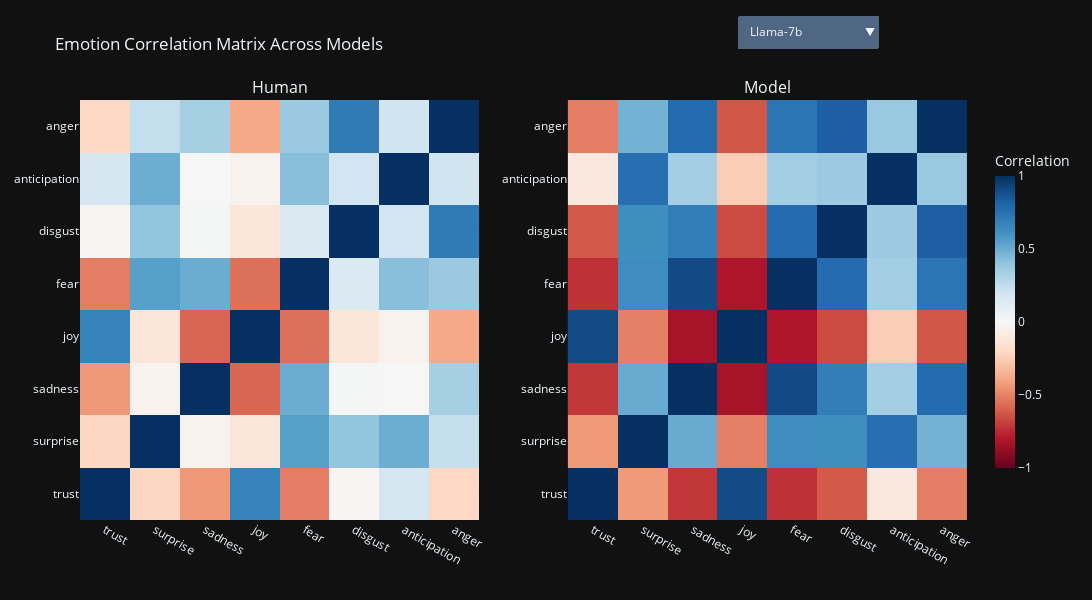

Source (notebook cell):
### Markdown cell above
## 4. Emotion Correlation Analysis

### Code cell
def visualize_correlation_matrix():
    fig = make_subplots(rows=1, cols=2, subplot_titles=["Human", "Model"])
    for i, row in concated_example_df.iterrows():
        tmp_dict = row[plutchik_emotions].to_dict()
        emotion_df = pd.DataFrame(tmp_dict)
        correlation_matrix = emotion_df.corr()
        fig.add_trace(go.Heatmap(
            z=correlation_matrix.values,
            x=plutchik_emotions,
            y=plutchik_emotions,
            name=row["Model"],
            colorscale="RdBu",
            coloraxis="coloraxis",
            showscale=(row["Model"] == "Human")
        ), row=1, col=1 if row["Model"] == "Human" else 2)
    buttons = [
        dict(
            label=model,
            method="update",
            args=[
                {
                    "visible": [
                        True if i == idx or concated_example_df['Model'].iloc[i] == "Human" else False
                        for i in range(len(concated_example_df))
                    ]
                }
            ]
        )
        for idx, model in enumerate(concated_example_df["Model"].unique()) if model != "Human"
    ]
    fig.update_layout(
        coloraxis=dict(
            colorscale="RdBu",
            cmin=-1,
            cmax=1,
            colorbar=dict(
                title="Correlation",
                thickness=20,
                len=0.8,
                x=1.02
            )
        ),
        updatemenus=[
            dict(
                buttons=buttons,
                direction="down",
                showactive=True,
                x=0.9,
                y=1.2
            )
        ],
        title="Emotion Correlation Matrix Across Models",
        height=600,
        width=1100,
        template="plotly_dark"
    )
    fig.show()

visualize_correlation_matrix()

### Figure 1 — Plotly figure (JSON) as saved in the notebook; plotly's stock layout.template omitted (floating-point values rounded to 4 significant figures)
{"data": [{"coloraxis": "coloraxis", "colorscale": [[0, "rgb(103,0,31)"], [0.1, "rgb(178,24,43)"], [0.2, "rgb(214,96,77)"], [0.3, "rgb(244,165,130)"], [0.4, "rgb(253,219,199)"], [0.5, "rgb(247,247,247)"], [0.6, "rgb(209,229,240)"], [0.7, "rgb(146,197,222)"], [0.8, "rgb(67,147,195)"], [0.9, "rgb(33,102,172)"], [1, "rgb(5,48,97)"]], "name": "Human", "showscale": true, "type": "heatmap", "x": ["trust", "surprise", "sadness", "joy", "fear", "disgust", "anticipation", "anger"], "xaxis": "x", "y": ["trust", "surprise", "sadness", "joy", "fear", "disgust", "anticipation", "anger"], "yaxis": "y", "z": [[1, -0.216, -0.4384, 0.6759, -0.5156, -0.02145, 0.1756, -0.2062], [-0.216, 1, -0.03235, -0.1281, 0.5481, 0.3998, 0.4968, 0.2435], [-0.4384, -0.03235, 1, -0.5813, 0.4982, 0.01437, -0.003839, 0.336], [0.6759, -0.1281, -0.5813, 1, -0.5538, -0.1231, -0.03622, -0.3854], [-0.5156, 0.5481, 0.4982, -0.5538, 1, 0.1484, 0.4235, 0.3729], [-0.02145, 0.3998, 0.01437, -0.1231, 0.1484, 1, 0.1968, 0.7132], [0.1756, 0.4968, -0.003839, -0.03622, 0.4235, 0.1968, 1, 0.1984], [-0.2062, 0.2435, 0.336, -0.3854, 0.3729, 0.7132, 0.1984, 1]]}, {"coloraxis": "coloraxis", "colorscale": [[0, "rgb(103,0,31)"], [0.1, "rgb(178,24,43)"], [0.2, "rgb(214,96,77)"], [0.3, "rgb(244,165,130)"], [0.4, "rgb(253,219,199)"], [0.5, "rgb(247,247,247)"], [0.6, "rgb(209,229,240)"], [0.7, "rgb(146,197,222)"], [0.8, "rgb(67,147,195)"], [0.9, "rgb(33,102,172)"], [1, "rgb(5,48,97)"]], "name": "Llama-7b", "showscale": false, "type": "heatmap", "x": ["trust", "surprise", "sadness", "joy", "fear", "disgust", "anticipation", "anger"], "xaxis": "x2", "y": ["trust", "surprise", "sadness", "joy", "fear", "disgust", "anticipation", "anger"], "yaxis": "y2", "z": [[1, -0.4764, -0.4744, 0.6741, -0.415, -0.5568, 0.07848, -0.4549], [-0.4764, 1, 0.3966, -0.4146, 0.5023, 0.7234, 0.2729, 0.6705], [-0.4744, 0.3966, 1, -0.6732, 0.7701, 0.6358, 0.4215, 0.6776], [0.6741, -0.4146, -0.6732, 1, -0.6438, -0.6061, -0.2372, -0.6378], [-0.415, 0.5023, 0.7701, -0.6438, 1, 0.6141, 0.5824, 0.6486], [-0.5568, 0.7234, 0.6358, -0.6061, 0.6141, 1, 0.3318, 0.8772], [0.07848, 0.2729, 0.4215, -0.2372, 0.5824, 0.3318, 1, 0.4076], [-0.4549, 0.6705, 0.6776, -0.6378, 0.6486, 0.8772, 0.4076, 1]]}, {"coloraxis": "coloraxis", "colorscale": [[0, "rgb(103,0,31)"], [0.1, "rgb(178,24,43)"], [0.2, "rgb(214,96,77)"], [0.3, "rgb(244,165,130)"], [0.4, "rgb(253,219,199)"], [0.5, "rgb(247,247,247)"], [0.6, "rgb(209,229,240)"], [0.7, "rgb(146,197,222)"], [0.8, "rgb(67,147,195)"], [0.9, "rgb(33,102,172)"], [1, "rgb(5,48,97)"]], "name": "Mistral-7b", "showscale": false, "type": "heatmap", "x": ["trust", "surprise", "sadness", "joy", "fear", "disgust", "anticipation", "anger"], "xaxis": "x2", "y": ["trust", "surprise", "sadness", "joy", "fear", "disgust", "anticipation", "anger"], "yaxis": "y2", "z": [[1, -0.4044, -0.6092, 0.8308, -0.5993, -0.5834, -0.2804, -0.5603], [-0.4044, 1, 0.4561, -0.3966, 0.5132, 0.6043, 0.513, 0.4722], [-0.6092, 0.4561, 1, -0.7979, 0.8597, 0.8117, 0.7423, 0.7898], [0.8308, -0.3966, -0.7979, 1, -0.8164, -0.6697, -0.4435, -0.7156], [-0.5993, 0.5132, 0.8597, -0.8164, 1, 0.9067, 0.7075, 0.878], [-0.5834, 0.6043, 0.8117, -0.6697, 0.9067, 1, 0.6783, 0.8791], [-0.2804, 0.513, 0.7423, -0.4435, 0.7075, 0.6783, 1, 0.6842], [-0.5603, 0.4722, 0.7898, -0.7156, 0.878, 0.8791, 0.6842, 1]]}, {"coloraxis": "coloraxis", "colorscale": [[0, "rgb(103,0,31)"], [0.1, "rgb(178,24,43)"], [0.2, "rgb(214,96,77)"], [0.3, "rgb(244,165,130)"], [0.4, "rgb(253,219,199)"], [0.5, "rgb(247,247,247)"], [0.6, "rgb(209,229,240)"], [0.7, "rgb(146,197,222)"], [0.8, "rgb(67,147,195)"], [0.9, "rgb(33,102,172)"], [1, "rgb(5,48,97)"]], "name": "Beluga-13b", "showscale": false, "type": "heatmap", "x": ["trust", "surprise", "sadness", "joy", "fear", "disgust", "anticipation", "anger"], "xaxis": "x2", "y": ["trust", "surprise", "sadness", "joy", "fear", "disgust", "anticipation", "anger"], "yaxis": "y2", "z": [[1, -0.395, -0.5863, 0.7726, -0.6752, -0.6343, -0.3452, -0.5049], [-0.395, 1, 0.2471, -0.3414, 0.3346, 0.611, 0.6152, 0.5595], [-0.5863, 0.2471, 1, -0.7439, 0.8101, 0.5238, 0.5861, 0.639], [0.7726, -0.3414, -0.7439, 1, -0.7786, -0.5754, -0.6332, -0.6452], [-0.6752, 0.3346, 0.8101, -0.7786, 1, 0.5082, 0.5748, 0.7159], [-0.6343, 0.611, 0.5238, -0.5754, 0.5082, 1, 0.4394, 0.6747], [-0.3452, 0.6152, 0.5861, -0.6332, 0.5748, 0.4394, 1, 0.7601], [-0.5049, 0.5595, 0.639, -0.6452, 0.7159, 0.6747, 0.7601, 1]]}, {"coloraxis": "coloraxis", "colorscale": [[0, "rgb(103,0,31)"], [0.1, "rgb(178,24,43)"], [0.2, "rgb(214,96,77)"], [0.3, "rgb(244,165,130)"], [0.4, "rgb(253,219,199)"], [0.5, "rgb(247,247,247)"], [0.6, "rgb(209,229,240)"], [0.7, "rgb(146,197,222)"], [0.8, "rgb(67,147,195)"], [0.9, "rgb(33,102,172)"], [1, "rgb(5,48,97)"]], "name": "OrcaPlatypus-13b", "showscale": false, "type": "heatmap", "x": ["trust", "surprise", "sadness", "joy", "fear", "disgust", "anticipation", "anger"], "xaxis": "x2", "y": ["trust", "surprise", "sadness", "joy", "fear", "disgust", "anticipation", "anger"], "yaxis": "y2", "z": [[1, -0.5781, -0.3666, 0.6288, -0.3933, -0.6005, -0.3479, -0.635], [-0.5781, 1, 0.5311, -0.4447, 0.6754, 0.7779, 0.7223, 0.7261], [-0.3666, 0.5311, 1, -0.7007, 0.7354, 0.5333, 0.6871, 0.5189], [0.6288, -0.4447, -0.7007, 1, -0.6404, -0.5594, -0.5261, -0.5637], [-0.3933, 0.6754, 0.7354, -0.6404, 1, 0.7727, 0.7991, 0.4563], [-0.6005, 0.7779, 0.5333, -0.5594, 0.7727, 1, 0.6375, 0.741], [-0.3479, 0.7223, 0.6871, -0.5261, 0.7991, 0.6375, 1, 0.4297], [-0.635, 0.7261, 0.5189, -0.5637, 0.4563, 0.741, 0.4297, 1]]}, {"coloraxis": "coloraxis", "colorscale": [[0, "rgb(103,0,31)"], [0.1, "rgb(178,24,43)"], [0.2, "rgb(214,96,77)"], [0.3, "rgb(244,165,130)"], [0.4, "rgb(253,219,199)"], [0.5, "rgb(247,247,247)"], [0.6, "rgb(209,229,240)"], [0.7, "rgb(146,197,222)"], [0.8, "rgb(67,147,195)"], [0.9, "rgb(33,102,172)"], [1, "rgb(5,48,97)"]], "name": "LlamaInstruct-30b", "showscale": false, "type": "heatmap", "x": ["trust", "surprise", "sadness", "joy", "fear", "disgust", "anticipation", "anger"], "xaxis": "x2", "y": ["trust", "surprise", "sadness", "joy", "fear", "disgust", "anticipation", "anger"], "yaxis": "y2", "z": [[1, -0.7159, -0.7151, 0.847, -0.7206, -0.8093, -0.5987, -0.6181], [-0.7159, 1, 0.7111, -0.5532, 0.7412, 0.8442, 0.7251, 0.8415], [-0.7151, 0.7111, 1, -0.8196, 0.8131, 0.7847, 0.8338, 0.7231], [0.847, -0.5532, -0.8196, 1, -0.7349, -0.7134, -0.6406, -0.6297], [-0.7206, 0.7412, 0.8131, -0.7349, 1, 0.888, 0.6055, 0.8271], [-0.8093, 0.8442, 0.7847, -0.7134, 0.888, 1, 0.675, 0.8712], [-0.5987, 0.7251, 0.8338, -0.6406, 0.6055, 0.675, 1, 0.6288], [-0.6181, 0.8415, 0.7231, -0.6297, 0.8271, 0.8712, 0.6288, 1]]}, {"coloraxis": "coloraxis", "colorscale": [[0, "rgb(103,0,31)"], [0.1, "rgb(178,24,43)"], [0.2, "rgb(214,96,77)"], [0.3, "rgb(244,165,130)"], [0.4, "rgb(253,219,199)"], [0.5, "rgb(247,247,247)"], [0.6, "rgb(209,229,240)"], [0.7, "rgb(146,197,222)"], [0.8, "rgb(67,147,195)"], [0.9, "rgb(33,102,172)"], [1, "rgb(5,48,97)"]], "name": "Platypus2-70b", "showscale": false, "type": "heatmap", "x": ["trust", "surprise", "sadness", "joy", "fear", "disgust", "anticipation", "anger"], "xaxis": "x2", "y": ["trust", "surprise", "sadness", "joy", "fear", "disgust", "anticipation", "anger"], "yaxis": "y2", "z": [[1, -0.4325, -0.7104, 0.9003, -0.7313, -0.6161, -0.1039, -0.5136], [-0.4325, 1, 0.504, -0.5077, 0.6245, 0.6231, 0.7596, 0.4754], [-0.7104, 0.504, 1, -0.8308, 0.9023, 0.6959, 0.3427, 0.7833], [0.9003, -0.5077, -0.8308, 1, -0.8136, -0.6553, -0.2501, -0.6255], [-0.7313, 0.6245, 0.9023, -0.8136, 1, 0.7778, 0.3479, 0.7336], [-0.6161, 0.6231, 0.6959, -0.6553, 0.7778, 1, 0.3696, 0.827], [-0.1039, 0.7596, 0.3427, -0.2501, 0.3479, 0.3696, 1, 0.3768], [-0.5136, 0.4754, 0.7833, -0.6255, 0.7336, 0.827, 0.3768, 1]]}], "layout": {"annotations": [{"font": {"size": 16}, "showarrow": false, "text": "Human", "x": 0.225, "xanchor": "center", "xref": "paper", "y": 1, "yanchor": "bottom", "yref": "paper"}, {"font": {"size": 16}, "showarrow": false, "text": "Model", "x": 0.775, "xanchor": "center", "xref": "paper", "y": 1, "yanchor": "bottom", "yref": "paper"}], "coloraxis": {"cmax": 1, "cmin": -1, "colorbar": {"len": 0.8, "thickness": 20, "title": {"text": "Correlation"}, "x": 1.02}, "colorscale": [[0, "rgb(103,0,31)"], [0.1, "rgb(178,24,43)"], [0.2, "rgb(214,96,77)"], [0.3, "rgb(244,165,130)"], [0.4, "rgb(253,219,199)"], [0.5, "rgb(247,247,247)"], [0.6, "rgb(209,229,240)"], [0.7, "rgb(146,197,222)"], [0.8, "rgb(67,147,195)"], [0.9, "rgb(33,102,172)"], [1, "rgb(5,48,97)"]]}, "height": 600, "title": {"text": "Emotion Correlation Matrix Across Models"}, "updatemenus": [{"buttons": [{"args": [{"visible": [true, true, false, false, false, false, false]}], "label": "Llama-7b", "method": "update"}, {"args": [{"visible": [true, false, true, false, false, false, false]}], "label": "Mistral-7b", "method": "update"}, {"args": [{"visible": [true, false, false, true, false, false, false]}], "label": "Beluga-13b", "method": "update"}, {"args": [{"visible": [true, false, false, false, true, false, false]}], "label": "OrcaPlatypus-13b", "method": "update"}, {"args": [{"visible": [true, false, false, false, false, true, false]}], "label": "LlamaInstruct-30b", "method": "update"}, {"args": [{"visible": [true, false, false, false, false, false, true]}], "label": "Platypus2-70b", "method": "update"}], "direction": "down", "showactive": true, "x": 0.9, "y": 1.2}], "width": 1100, "xaxis": {"anchor": "y", "domain": [0, 0.45]}, "xaxis2": {"anchor": "y2", "domain": [0.55, 1]}, "yaxis": {"anchor": "x", "domain": [0, 1]}, "yaxis2": {"anchor": "x2", "domain": [0, 1]}}}
